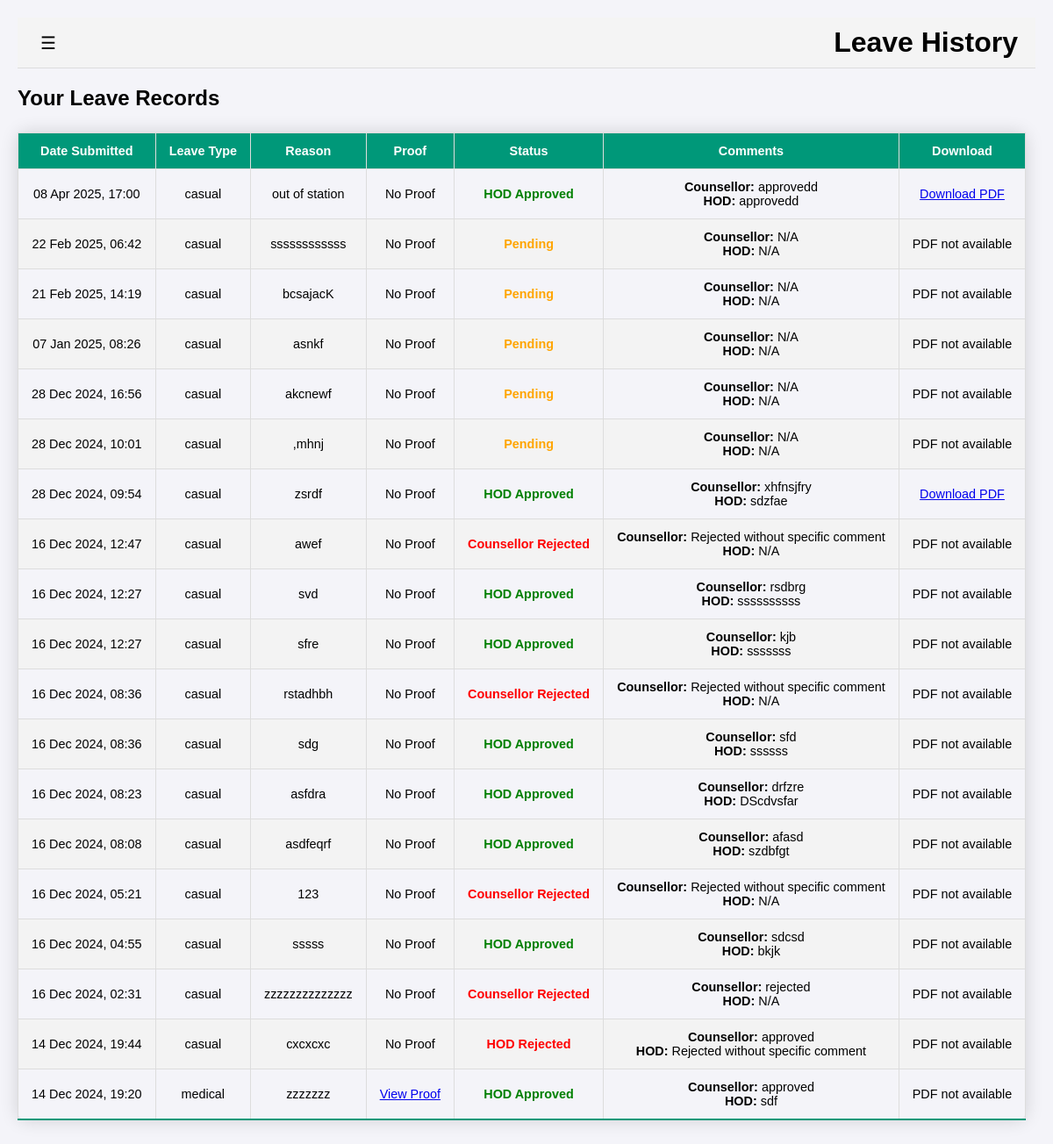
Screenshot of /lms/leave/history (signed in) with the database file from the repository.
### lms/models.py (models this page shows, shortened)
class LeaveRequest(models.Model):
    student = models.ForeignKey(Student, on_delete=models.CASCADE)
    counsellor = models.ForeignKey(Counsellor, on_delete=models.SET_NULL, null=True, blank=True)
    semester = models.ForeignKey(Semester, on_delete=models.CASCADE, default=1)
    leave_type = models.CharField(max_length=20)
    duration = models.CharField(max_length=10)
    date = models.DateField(null=True, blank=True)
    start_date = models.DateField(null=True, blank=True)
    end_date = models.DateField(null=True, blank=True)
    reason = models.TextField()
    proof = models.FileField(upload_to='proofs/', blank=True, null=True)
    submitted_at = models.DateTimeField(auto_now_add=True)
    generated_pdf = models.FileField(upload_to='leave_pdfs/', null=True, blank=True)

### lms/views.py (the view)
# urls.py: path('leave/history', views.leave_history, name='leave_history'),
@login_required
def leave_history(request):
    student = get_object_or_404(Student, user=request.user)
    latest_status = LeaveStatus.objects.filter(
        leave_request=OuterRef('pk')
    ).order_by('-changed_at').values('status')[:1]
    counsellor_comment = LeaveStatus.objects.filter(
        leave_request=OuterRef('pk')
    ).order_by('-changed_at').values('counsellor_comment')[:1]
    hod_comment = LeaveStatus.objects.filter(
        leave_request=OuterRef('pk')
    ).order_by('-changed_at').values('hod_comment')[:1]
    user_leaves = LeaveRequest.objects.filter(student=student).annotate(
        latest_status=Subquery(latest_status),
        counsellor_comment=Subquery(counsellor_comment),
        hod_comment=Subquery(hod_comment)
    ).order_by('-submitted_at')
    print(user_leaves[14].latest_status)
    context = {
        'user_leaves': user_leaves,
    }
    return render(request, 'leave_history.html', context)

### templates/leave_history.html (shortened to what this page needs)
<!DOCTYPE html>
{% load static %}
<html lang="en">
<head>
    <link rel="stylesheet" href="{% static 'css/base.css' %}">
</head>
<body>
    <div id="wrapper">
        <div id="content">
            <header>
                <button id="sidebarToggle">&#9776;</button>
                <h1>Leave History</h1>
            </header>
            <main>
                <h2>Your Leave Records</h2>
                <table border="1" cellspacing="0" cellpadding="10">
                    <thead>
                        <tr>
                            <th>Date Submitted</th>
                            <th>Leave Type</th>
                            <th>Reason</th>
                            <th>Proof</th>
                            <th>Status</th>
                            <th>Comments</th>
                            <th>Download</th>
                        </tr>
                    </thead>
                    <tbody>
                        {% for leave in user_leaves %}
                        <tr>
                            <td>{{ leave.submitted_at|date:"d M Y, H:i" }}</td>
                            <td>{{ leave.leave_type }}</td>
                            <td>{{ leave.reason }}</td>
                            <td>
                                {% if leave.proof %}
                                    <a href="{{ leave.proof.url }}" target="_blank">View Proof</a>
                                {% else %}
                                    No Proof
                                {% endif %}
                            </td>
                            <td>
                                {% if leave.latest_status == "pending" %}
                                    <span style="color: orange; font-weight: bold;">Pending</span>
                                {% elif leave.latest_status == "approved_by_counsellor" %}
                                    <span style="color: blue; font-weight: bold;">Counsellor Approved</span>
                                {% elif leave.latest_status == "rejected_by_counsellor" %}
                                    <span style="color: red; font-weight: bold;">Counsellor Rejected</span>
                                {% elif leave.latest_status == "approved_by_hod" %}
                                    <span style="color: green; font-weight: bold;">HOD Approved</span>
                                {% elif leave.latest_status == "rejected_by_hod" %}
                                    <span style="color: red; font-weight: bold;">HOD Rejected</span>
                                {% elif leave.latest_status == "final_approved" %}
                                    <span style="color: green; font-weight: bold;">Approved</span>
                                {% elif leave.latest_status == "final_rejected" %}
                                    <span style="color: red; font-weight: bold;">Rejected</span>
                                {% else %}
                                    <span style="color: gray; font-weight: bold;">Unknown</span>
                                {% endif %}
                            </td>
                            <td>
                                <div>
                                    <strong>Counsellor:</strong>
                                    {% if leave.counsellor_comment %}
                                        {{ leave.counsellor_comment }}
                                    {% else %}
                                        N/A
                                    {% endif %}
                                </div>
                                <div>
                                    <strong>HOD:</strong>
                                    {% if leave.hod_comment %}
                                        {{ leave.hod_comment }}
                                    {% else %}
                                        N/A
                                    {% endif %}
                                </div>
                            </td>
                            <td>
                                {% if leave.latest_status == "approved_by_hod" and leave.generated_pdf %}
                                    <a href="{{ leave.generated_pdf.url }}" class="btn btn-sm btn-primary" target="_blank">Download PDF</a>
                                {% else %}
                                    <span class="text-muted">PDF not available</span>
                                {% endif %}
                            </td>
                        </tr>
                        {% empty %}
                        <tr>
                            <td colspan="6">No leave records found.</td>
                        </tr>
                        {% endfor %}
                    </tbody>
                </table>
            </main>
        </div>
    </div>
</body>
</html>

### static/css/base.css (style rules this page uses)
body { margin: 0; padding: 0; font-family: Arial, sans-serif; background-color: #f4f4f9; }
#wrapper { display: flex; }
#content { margin-left: 0; width: 100%; padding: 20px; transition: all 0.3s ease; }
#content header { display: flex; align-items: center; justify-content: space-between; background-color: #f4f4f4; padding: 10px 20px; border-bottom: 1px solid #ddd; }
#content header h1 { margin: 0; }
#content header button { font-size: 20px; background: none; border: none; cursor: pointer; }
table { border-collapse: collapse; margin: 25px 0; font-size: 0.9em; font-family: sans-serif; border-radius: 10px; min-width: 90%; box-shadow: 0 0 20px rgba(0, 0, 0, 0.15); }
thead tr { background-color: #009879; color: #ffffff; text-align: left; }
th, td { border: 1px solid #ddd; padding: 12px 15px; text-align: center; }
tbody tr { border-bottom: 1px solid #dddddd; }
tbody tr:nth-of-type(even) { background-color: #f3f3f3; }
tbody tr:last-of-type { border-bottom: 2px solid #009879; }

### rows the page displays
LeaveRequest: submitted_at "08 Apr 2025, 17:00", leave_type "casual", reason "out of station", proof "No Proof", shows "HOD Approved", counsellor_comment "approvedd", hod_comment "approvedd"
LeaveRequest: submitted_at "22 Feb 2025, 06:42", leave_type "casual", reason "ssssssssssss", proof "No Proof", shows "Pending", shows "N/A", shows "PDF not available"
LeaveRequest: submitted_at "21 Feb 2025, 14:19", leave_type "casual", reason "bcsajacK", proof "No Proof", shows "Pending", shows "N/A", shows "PDF not available"
LeaveRequest: submitted_at "07 Jan 2025, 08:26", leave_type "casual", reason "asnkf", proof "No Proof", shows "Pending", shows "N/A", shows "PDF not available"
LeaveRequest: submitted_at "28 Dec 2024, 16:56", leave_type "casual", reason "akcnewf", proof "No Proof", shows "Pending", shows "N/A", shows "PDF not available"
LeaveRequest: submitted_at "28 Dec 2024, 10:01", leave_type "casual", reason ",mhnj", proof "No Proof", shows "Pending", shows "N/A", shows "PDF not available"
LeaveRequest: submitted_at "28 Dec 2024, 09:54", leave_type "casual", reason "zsrdf", proof "No Proof", shows "HOD Approved", counsellor_comment "xhfnsjfry", hod_comment "sdzfae"
LeaveRequest: submitted_at "16 Dec 2024, 12:47", leave_type "casual", reason "awef", proof "No Proof", shows "Counsellor Rejected", counsellor_comment "Rejected without specific comment", shows "N/A", shows "PDF not available"
LeaveRequest: submitted_at "16 Dec 2024, 12:27", leave_type "casual", reason "svd", proof "No Proof", shows "HOD Approved", counsellor_comment "rsdbrg", hod_comment "ssssssssss", shows "PDF not available"
LeaveRequest: submitted_at "16 Dec 2024, 12:27", leave_type "casual", reason "sfre", proof "No Proof", shows "HOD Approved", counsellor_comment "kjb", hod_comment "sssssss", shows "PDF not available"
LeaveRequest: submitted_at "16 Dec 2024, 08:36", leave_type "casual", reason "rstadhbh", proof "No Proof", shows "Counsellor Rejected", counsellor_comment "Rejected without specific comment", shows "N/A", shows "PDF not available"
LeaveRequest: submitted_at "16 Dec 2024, 08:36", leave_type "casual", reason "sdg", proof "No Proof", shows "HOD Approved", counsellor_comment "sfd", hod_comment "ssssss", shows "PDF not available"
LeaveRequest: submitted_at "16 Dec 2024, 08:23", leave_type "casual", reason "asfdra", proof "No Proof", shows "HOD Approved", counsellor_comment "drfzre", hod_comment "DScdvsfar", shows "PDF not available"
LeaveRequest: submitted_at "16 Dec 2024, 08:08", leave_type "casual", reason "asdfeqrf", proof "No Proof", shows "HOD Approved", counsellor_comment "afasd", hod_comment "szdbfgt", shows "PDF not available"
LeaveRequest: submitted_at "16 Dec 2024, 05:21", leave_type "casual", reason "123", proof "No Proof", shows "Counsellor Rejected", counsellor_comment "Rejected without specific comment", shows "N/A", shows "PDF not available"
LeaveRequest: submitted_at "16 Dec 2024, 04:55", leave_type "casual", reason "sssss", proof "No Proof", shows "HOD Approved", counsellor_comment "sdcsd", hod_comment "bkjk", shows "PDF not available"
LeaveRequest: submitted_at "16 Dec 2024, 02:31", leave_type "casual", reason "zzzzzzzzzzzzzz", proof "No Proof", shows "Counsellor Rejected", counsellor_comment "rejected", shows "N/A", shows "PDF not available"
LeaveRequest: submitted_at "14 Dec 2024, 19:44", leave_type "casual", reason "cxcxcxc", proof "No Proof", shows "HOD Rejected", counsellor_comment "approved", hod_comment "Rejected without specific comment", shows "PDF not available"
LeaveRequest: submitted_at "14 Dec 2024, 19:20", leave_type "medical", reason "zzzzzzz", shows "HOD Approved", counsellor_comment "approved", hod_comment "sdf", shows "PDF not available"
